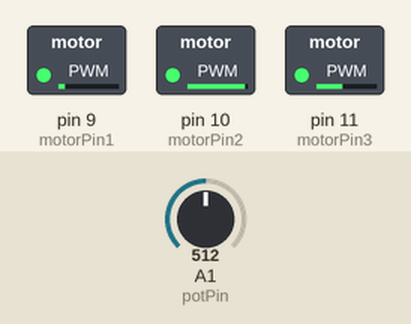
This sketch was run on a simulated Arduino Uno, built with avr-gcc and run on an emulated ATmega328P. On the bench: switched loads named in the sketch (green lamp = pin HIGH). The inputs (shaded band) are chosen by the test bench; at power-on: A1 (potPin) = 512.

Above: at 1.2 s.
1.3 s: A1 (potPin) set to 716
At 2.1 s:
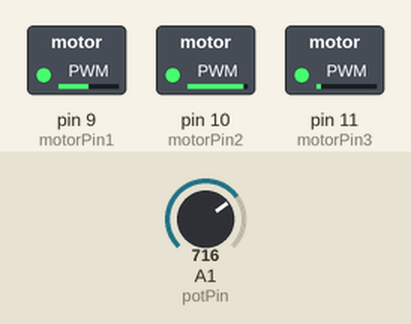
2.8 s: A1 (potPin) set to 900
At 3.2 s:
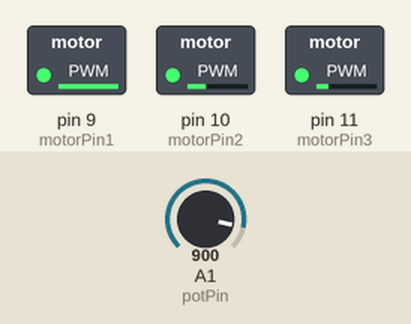
4.3 s: A1 (potPin) set to 1023
At 5.5 s:
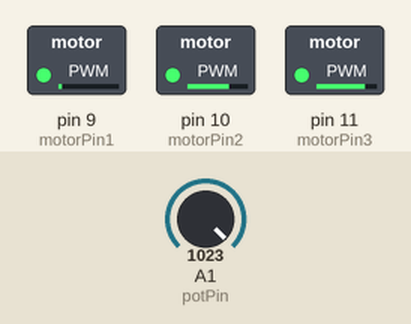
5.8 s: A1 (potPin) set to 122
At 6.7 s:
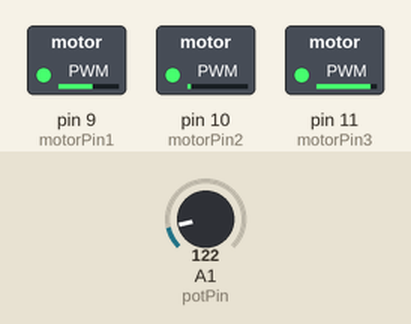
7.3 s: A1 (potPin) set to 511
At 7.9 s:
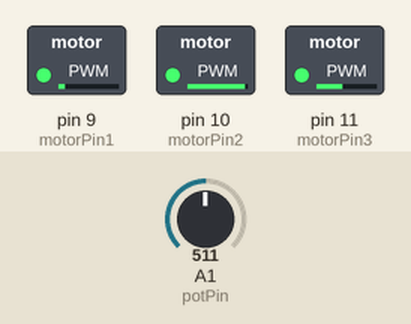
Timing chart, 0 to 9.8 s (numbered marks = the images above; inputs shaded):
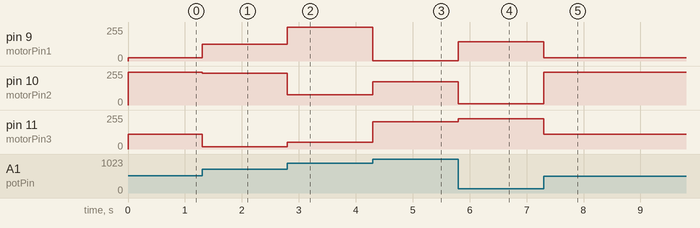

The sketch:

open_loop_youtube.ino
```cpp
//Program to run a brushless motor in open loop mode
const int potPin = A1;  // INPUT pot control for speed or position
//use ports 9, 10, 11
const int motorPin1 =9;
const int motorPin2 =10;
const int motorPin3 =11;

// Variables
int pwmSin[] = {127,110,94,78,64,50,37,26,17,10,4,1,0,1,4,10,17,26,37,50,64,78,94,110,127,144,160,176,191,204,217,228,237,244,250,253,255,253,250,244,237,228,217,204,191,176,160,144,127}; // array of PWM duty values for 8-bit timer - sine function
int currentStepA=0; //initial pointer at 0   degrees for coil A
int currentStepB=16;//initial pointer at 120 degrees for coil B
int currentStepC=32;//initial pointer at 240 degrees for coil C
int pos;

//SETUP
void setup() {
  Serial.begin(9600);
//next commands will change the PWM frequency, so the annoying sound generated can be moved above human ear capability.
  TCCR0B = TCCR0B & 0b11111000 | 0x03 ;// changing this will also affect millis() and delay(), better to leave it default (0x03).
  TCCR1B = TCCR1B & 0b11111000 | 0x01; // set PWM frequency @ 31250 Hz for Pins 9 and 10, (0x03 is default value, gives 490 Hz).
  TCCR2B = TCCR2B & 0b11111000 | 0x01; // set PWM frequency @ 31250 Hz for Pins 11 and 3, (0x03 is default value, gives 490 Hz).

  ICR1 = 255 ; // 8 bit resolution for PWM

  pinMode(potPin, INPUT);
  pinMode(motorPin1, OUTPUT);
  pinMode(motorPin2, OUTPUT);
  pinMode(motorPin3, OUTPUT);
}

void loop() {
  move();
}

void move()
{
  currentStepA = currentStepA + 1;  //Add 1 to make the motor move step by step.
  currentStepB = currentStepA + 16; //add 120 deg of phase to whatever position StepA is.
  currentStepC = currentStepA + 32; //add 240 deg of phase to whatever position StepA is.

  currentStepA = currentStepA%48; //I used remainder operation or modulo to "wrap" the values between 0 and 47
  currentStepB = currentStepB%48;
  currentStepC = currentStepC%48;

  analogWrite(motorPin1, pwmSin[currentStepA]*1); //multipliying by 0.5 to reduce output torque to half as its being supplied with 12V and can get pretty warm. make this 1 if supply is 5V or if you know what you are doing ;)
  analogWrite(motorPin2, pwmSin[currentStepC]*1);
  analogWrite(motorPin3, pwmSin[currentStepB]*1);

  //Following send data to PLX-DAQ macro for Excel
  /*Serial.print("DATA,");
  Serial.print(pwmSin[currentStepA]);
  Serial.print(",");
  Serial.print(pwmSin[currentStepB]);
  Serial.print(",");
  Serial.println(pwmSin[currentStepC]);
  */

  //Read pot value
  int sensorValue = analogRead(potPin);

// Select ONLY ONE of the following lines for constant speed, speed control or position control:

  //This will give you constant speed, remember if you changed TCCR0B to 0x01, then delay(64000) = ~1 second
  //delay(5);

  //This will give you open loop speed control with the potentiometer
  //delay(sensorValue/10);

  //This will give you open loop position control with the potentiometer
  currentStepA = sensorValue/5; //divide by a number to affect the ratio of pot position : motor position

 ////////////


//Serial.println(currentStepA);
  //pos=pulseIn(encoder,HIGH);
  //Serial.println(pos);
}
```

Measured:
- after the input at 1.3 s, pin 9 (motorPin1): 26/255 → 127/255 at once; pin 10 (motorPin2): 244/255 → 237/255 at once; pin 11 (motorPin3): 110/255 → 17/255 at once
- after the input at 2.8 s, pin 9 (motorPin1): 127/255 → 253/255 at once; pin 10 (motorPin2): 237/255 → 78/255 at once; pin 11 (motorPin3): 17/255 → 50/255 at once
- after the input at 4.3 s, pin 9 (motorPin1): 253/255 → 1/255 at once; pin 10 (motorPin2): 78/255 → 176/255 at once; pin 11 (motorPin3): 50/255 → 204/255 at once
- after the input at 5.8 s, pin 9 (motorPin1): 1/255 → 144/255 at once; pin 10 (motorPin2): 176/255 → 10/255 at once; pin 11 (motorPin3): 204/255 → 228/255 at once
- after the input at 7.3 s, pin 9 (motorPin1): 144/255 → 26/255 at once; pin 10 (motorPin2): 10/255 → 244/255 at once; pin 11 (motorPin3): 228/255 → 110/255 at once
